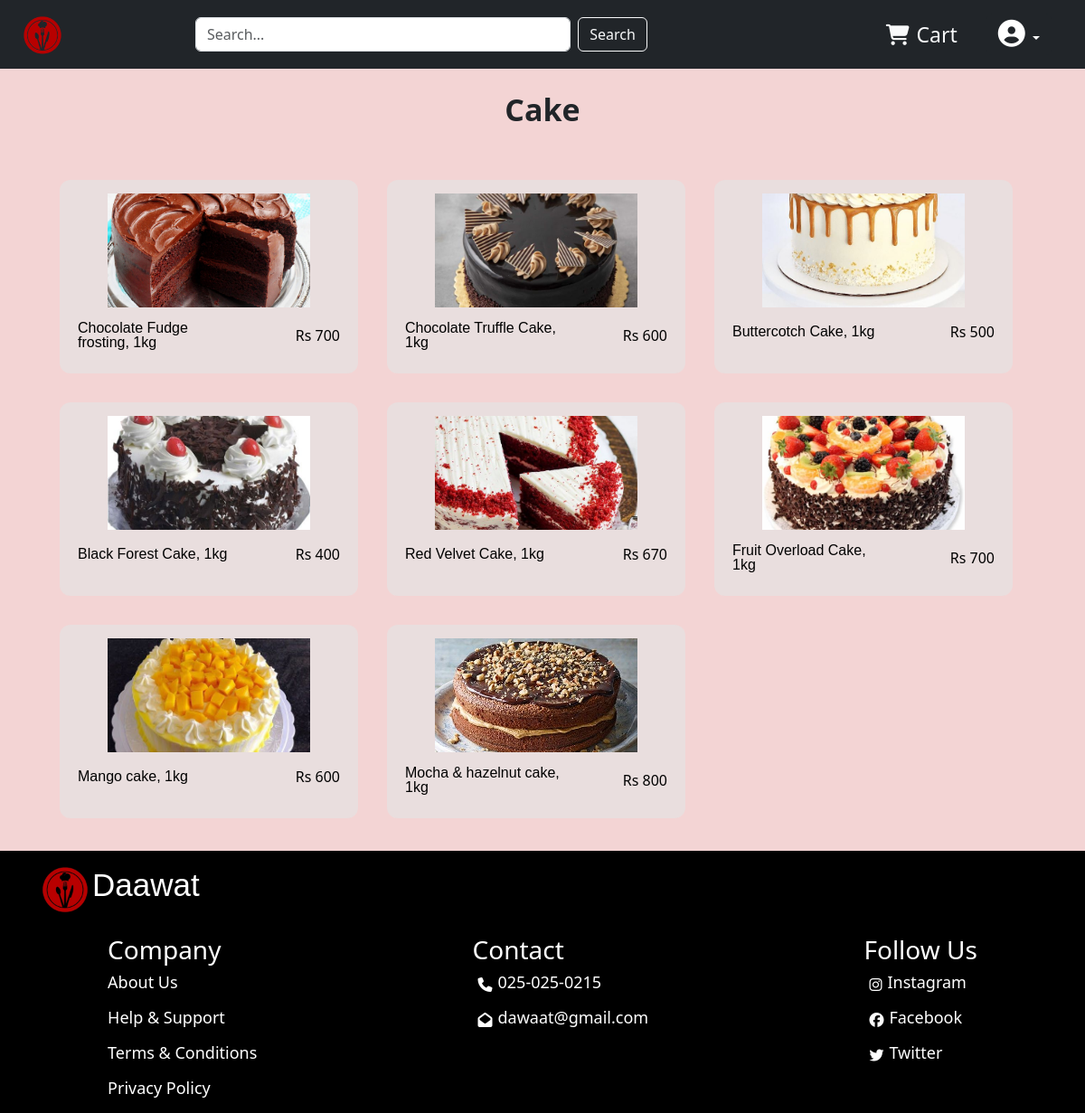
The page /cake on the database its author committed.
### restaurant/models.py (models this page shows)
class products(models.Model):
    name = models.CharField(max_length=255)
    price = models.IntegerField()
    image = models.ImageField((""), upload_to=None, )
    category = models.CharField(choices=allProducts, max_length=255)
    info = models.TextField()

### restaurant/views.py (the view)
# urls.py: path('cake', views.cakepage),
def cakepage(req):
    db = products.objects.filter(category="cake").values()
    clearDb = list(db)
    for i in clearDb:
        i.update({'image': i['image'].replace('None/', '')})
    return render(req, 'cake.html', context={"data": clearDb})

### restaurant/templates/cake.html (shortened to what this page needs)
{% load static %}
<!DOCTYPE html>
<html lang="en">
  <head>
    <link
      href="https://cdn.jsdelivr.net/npm/bootstrap@5.3.3/dist/css/bootstrap.min.css"
      rel="stylesheet"
    />
    <link
      rel="stylesheet"
      href="https://cdnjs.cloudflare.com/ajax/libs/font-awesome/6.5.2/css/all.min.css"
    />
    <link rel="stylesheet" href="{% static 'style.css' %}" />
  </head>
  <body>
    <nav class="navbar navbar-expand-lg navbar-dark bg-dark">
      <div class="container-fluid">
          <a class="navbar-brand" href="index">
              <img src="{% static 'dta/k.png' %}" alt="Logo" class="rounded-pill"
                   style="width: 50px; margin-left: 10px;">
          </a>
          <div class="collapse navbar-collapse" id="navbarNav">
              <form class="d-flex mx-auto my-2 my-lg-0 w-100 w-lg-auto" style="max-width: 500px;">
                  <input class="form-control me-2" type="search" placeholder="Search..."  id="search" style="flex-grow: 1; min-width: 150px;">
                  <button class="btn btn-outline-light" type="submit" id="sea">Search</button>
              </form>
              <ul class="navbar-nav ms-auto d-flex flex-row align-items-center mt-2 mt-lg-0">
                  <li class="nav-item me-4">
                      <a class="nav-link text-light d-flex align-items-center" href="cart">
                          <i class="fa-solid fa-cart-shopping me-2"></i>
                          Cart
                      </a>
                  </li>
                  <li class="nav-item dropdown">
                      <button class="btn btn-dark dropdown-toggle" type="button"
                              id="dropdownMenuButton" data-bs-toggle="dropdown"
                              aria-expanded="false">
                          <i class="fa-solid fa-circle-user" style="font-size: 30px;"></i>
                      </button>
                  </li>
              </ul>
          </div>
      </div>
  </nav>
    <div class="containers">
      <p class="tpart">Cake</p>
      <div class="container d-flex flex-wrap" style="padding: 20px">
        {% for i in data%}
        <div class="foods m-3">
          <a href="product/{{i.id}}">
            <img src= {% static 'dta/'%}{{i.image}} width="70%" class="food-img"
            />
            <div class="itemss">
              <p class="foodname">{{i.name}}</p>
              <p class="foodprice">Rs {{i.price}}</p>
            </div>
          </a>
        </div>
        {% endfor %}
      </div>
    </div>
    <div class="downpart">
      <div class="sc d-flex" style="margin-left: 30px; padding: 12px">
          <img src="{% static 'dta/k.png' %}" width="60px" height="60px" alt="Daawat Logo" />
          <p>Daawat</p>
      </div>
      <div class="down">
          <div class="infoserv">
              <h3>Company</h3>
              <div class="sa">
                  <a href="about">
                      <p>About Us</p>
                  </a>
                  <a href="help">
                      <p>Help & Support</p>
                  </a>
                  <a href="term">
                      <p>Terms & Conditions</p>
                  </a>
                  <a href="privacy">
                      <p>Privacy Policy</p>
                  </a>
              </div>
          </div>
          <div class="contact">
              <h3>Contact</h3>
              <div class="sa">
                  <div class="sso d-flex">
                      <i class="fa-solid fa-phone"></i>
                      <p>025-025-0215</p>
                  </div>
                  <div class="sso d-flex">
                      <i class="fa-solid fa-envelope-open"></i>
                      <p>dawaat@gmail.com</p>
                  </div>
              </div>
          </div>
          <div class="social">
              <h3>Follow Us</h3>
              <div class="sa sss">
                  <a href="https://www.instagram.com/accounts/login/?hl=en" style="text-decoration: none; color: white">
                      <div class="sso d-flex">
                          <i class="fa-brands fa-instagram"></i>
                          <p>Instagram</p>
                      </div>
                  </a>
                  <a href="https://www.facebook.com/" style="text-decoration: none; color: white">
                      <div class="sso d-flex">
                          <i class="fa-brands fa-facebook"></i>
                          <p>Facebook</p>
                      </div>
                  </a>
                  <a href="https://x.com/login" style="text-decoration: none; color: white">
                      <div class="sso d-flex">
                          <i class="fa-brands fa-twitter"></i>
                          <p>Twitter</p>
                      </div>
                  </a>
              </div>
          </div>
      </div>
  </div>
</body>
</html>

### restaurant/static/style.css (style rules this page uses)
* { padding: 0; margin: 0; }
body { background-color: rgb(243, 212, 212); }
.nav-item { font-size: 23px; margin-right: 25px; }
a { text-decoration: none; color: black; }
.tpart { margin-top: 20px; text-align: center; font-family: "Segoe UI", Tahoma, Geneva, Verdana, sans-serif; font-size: 34px; font-weight: bold; }
.foods { width: 30%; margin: 5px; padding: 5px; background: #e9dede; border-radius: 12px; }
.itemss { width: 100%; display: flex; justify-content: space-between; align-items: center; padding: 5px 15px; }
.foodname { font-family: "DM Sans", sans-serif; font-optical-sizing: auto; font-style: normal; width: 60%; line-height: 1; }
.food-img { width: 70%; aspect-ratio: 16/9; object-fit: cover; display: block; margin: 10px auto; }
.down { background-color: black; color: white; display: flex; justify-content: space-around; }
.sa p { color: white; line-height: 23px; font-size: 18px; font-family: 'Segoe UI', Tahoma, Geneva, Verdana, sans-serif; }
.downpart { background-color: black; color: white; }
.sc p { font-family: 'Franklin Gothic Medium', 'Arial Narrow', Arial, sans-serif; font-size: 35px; }
.sso i { margin: 6px; }

### rows shown on the page
products: image (picture), name "Chocolate Fudge frosting, 1kg", price "700"
products: image (picture), name "Chocolate Truffle Cake, 1kg", price "600"
products: image (picture), name "Buttercotch Cake, 1kg", price "500"
products: image (picture), name "Black Forest Cake, 1kg", price "400"
products: image (picture), name "Red Velvet Cake, 1kg", price "670"
products: image (picture), name "Fruit Overload Cake, 1kg", price "700"
products: image (picture), name "Mango cake, 1kg", price "600"
products: image (picture), name "Mocha & hazelnut cake, 1kg", price "800"
